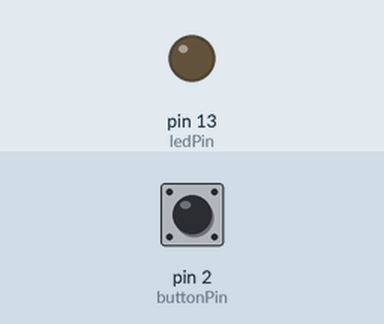
Recording of a sketch running on a simulated Arduino Uno, built with avr-gcc and run on an emulated ATmega328P. Shown: output pins drawn as LEDs (lit = HIGH). The inputs (shaded band) are chosen by the test bench; at power-on: pin 2 (buttonPin) LOW.

Above: at 1.2 s.
1.3 s: pin 2 (buttonPin) pulled HIGH for 0.15 s
At 1.37 s:
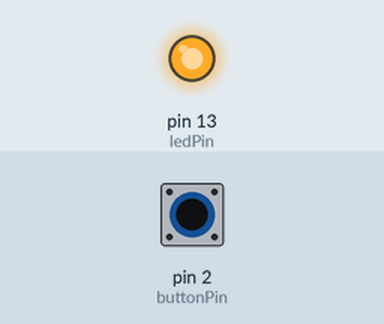
2.9 s: pin 2 (buttonPin) pulled HIGH for 3.2 s
At 7.3 s:
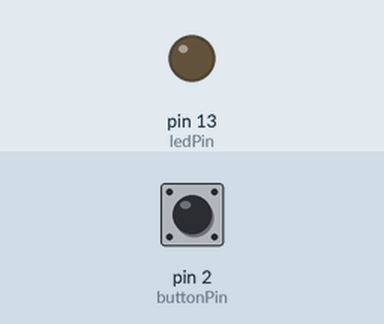
Timing chart, 0 to 8.8 s (numbered marks = the images above; inputs shaded):
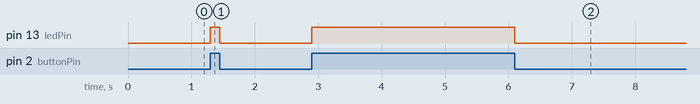

The sketch:

external_pulldown.ino
```cpp
// External Pull-Down Button Input
// Button -> Pin 2, +5V
// 10kΩ -> GND
// LED -> Pin 13

int buttonPin = 2;
int ledPin = 13;
int state;

void setup() {
  pinMode(buttonPin, INPUT);
  pinMode(ledPin, OUTPUT);
}

void loop() {
  state = digitalRead(buttonPin);

  if (state == HIGH) {         // Button pressed
    digitalWrite(ledPin, HIGH);
  } else {
    digitalWrite(ledPin, LOW);
  }
}
```

Measured:
- after the input at 1.3 s, pin 13 (ledPin): LOW → HIGH at once, → LOW 0.15 s later
- after the input at 2.9 s, pin 13 (ledPin): LOW → HIGH at once, → LOW 3.2 s later
